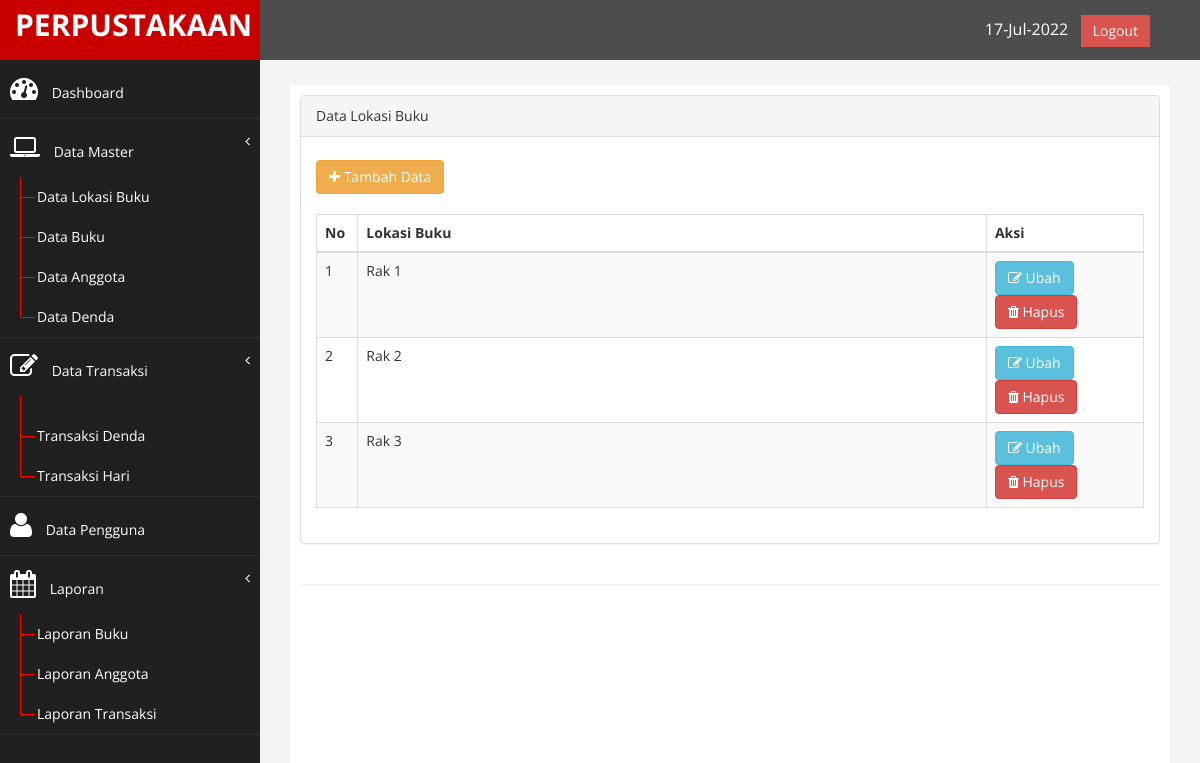
The app's page /index.php?page=lokasi (signed in) with its own data.
### tables this page shows
CREATE TABLE `tb_lokasi` (
  `id_lokasi` int(11) NOT NULL,
  `lokasi` varchar(50) NOT NULL
);

### page/lokasi/lokasi.php (the view)
<div class="row">
                <div class="col-md-12">
                    <div class="panel panel-default">
                        <div class="panel-heading">
                             Data Lokasi Buku
                        </div>
                        <div class="panel-body">
                            <div class="table-responsive">
                                <div>
                            <a href="?page=lokasi&aksi=tambah" class="btn btn-warning" style="margin-top:  8px;"><i class="fa fa-plus"></i> Tambah Data</a>
                            </div><br>
                                <table class="table table-striped table-bordered table-hover" id="dataTables-example">
                                    <thead>
                                        <tr>
                                            <th width="5%">No</th>
                                            <th>Lokasi Buku</th>
                                            <th width="19%">Aksi</th>
                                        </tr>
                                    </thead>
                                    <tbody>
                                        <?php
                                        $no = 1;
                                        $sql = $koneksi->query("select * from tb_lokasi");
                                        while ($data= $sql->fetch_assoc()) {
                                    ?>
                                    <tr>
                                        <td><?php echo $no++; ?></td>
                                        <td><?php echo $data['lokasi'];?></td>
                                        <td>
                                            <a href="?page=lokasi&aksi=ubah&id_lokasi=<?php echo $data['id_lokasi']; ?>" class="btn btn-info" ><i class="fa fa-edit"></i> Ubah</a>
                                            <a onclick="return confirm('Anda yakin ingin menghapus?')" href="?page=lokasi&aksi=hapus&id_lokasi=<?php echo $data['id_lokasi']; ?>" class="btn btn-danger" ><i class="fa fa-trash"></i> Hapus</a>
                                        </td>
                                    </tr>
                                    <?php  } ?>
                                    </tbody>
                                    </table>
                                  </div>
                        </div>
                     </div>
                   </div>
     </div>

### assets/css/custom.css (style rules this page uses)
body { font-family: 'Open Sans', sans-serif; }

### records on screen
tb_lokasi: lokasi "Rak 1"
tb_lokasi: lokasi "Rak 2"
tb_lokasi: lokasi "Rak 3"
